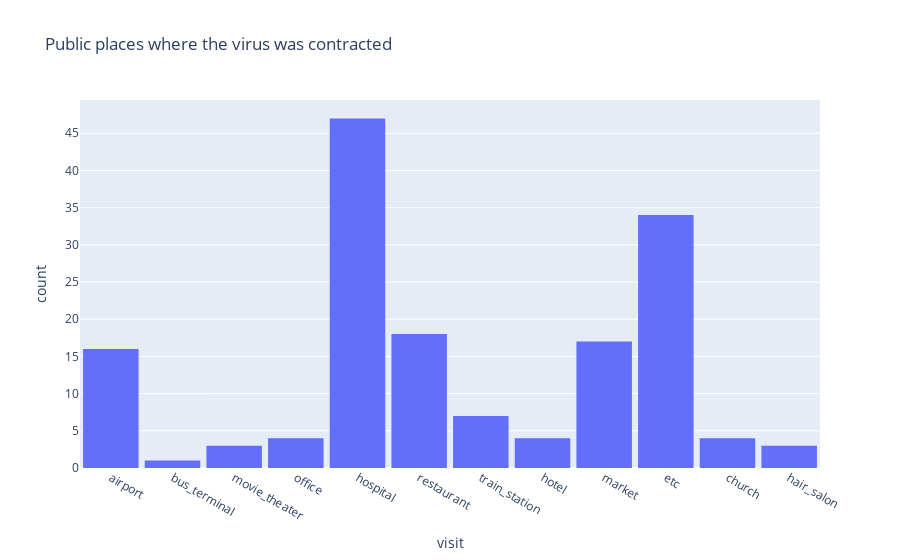

Notebook code for this chart:
### Code cell
fig1 = px.histogram(route_df_condensed, x="visit", title='Public places where the virus was contracted', nbins=60)
fig1.update_layout(
    bargap=0.1)
fig1.show()

### Figure 1 — Plotly figure (JSON) as saved in the notebook; plotly's stock layout.template omitted (floating-point values rounded to 4 significant figures; data arrays with more than 128 entries replaced by an {"elided": "..."} marker saying what was removed)
{"data": [{"alignmentgroup": "True", "bingroup": "x", "hoverlabel": {"namelength": 0}, "hovertemplate": "visit=%{x}<br>count=%{y}", "legendgroup": "", "marker": {"color": "#636efa"}, "name": "", "nbinsx": 60, "offsetgroup": "", "orientation": "v", "showlegend": false, "type": "histogram", "x": {"elided": "158 str values"}, "xaxis": "x", "yaxis": "y"}], "layout": {"bargap": 0.1, "barmode": "relative", "legend": {"tracegroupgap": 0}, "title": {"text": "Public places where the virus was contracted"}, "xaxis": {"anchor": "y", "domain": [0, 1], "title": {"text": "visit"}}, "yaxis": {"anchor": "x", "domain": [0, 1], "title": {"text": "count"}}}}
